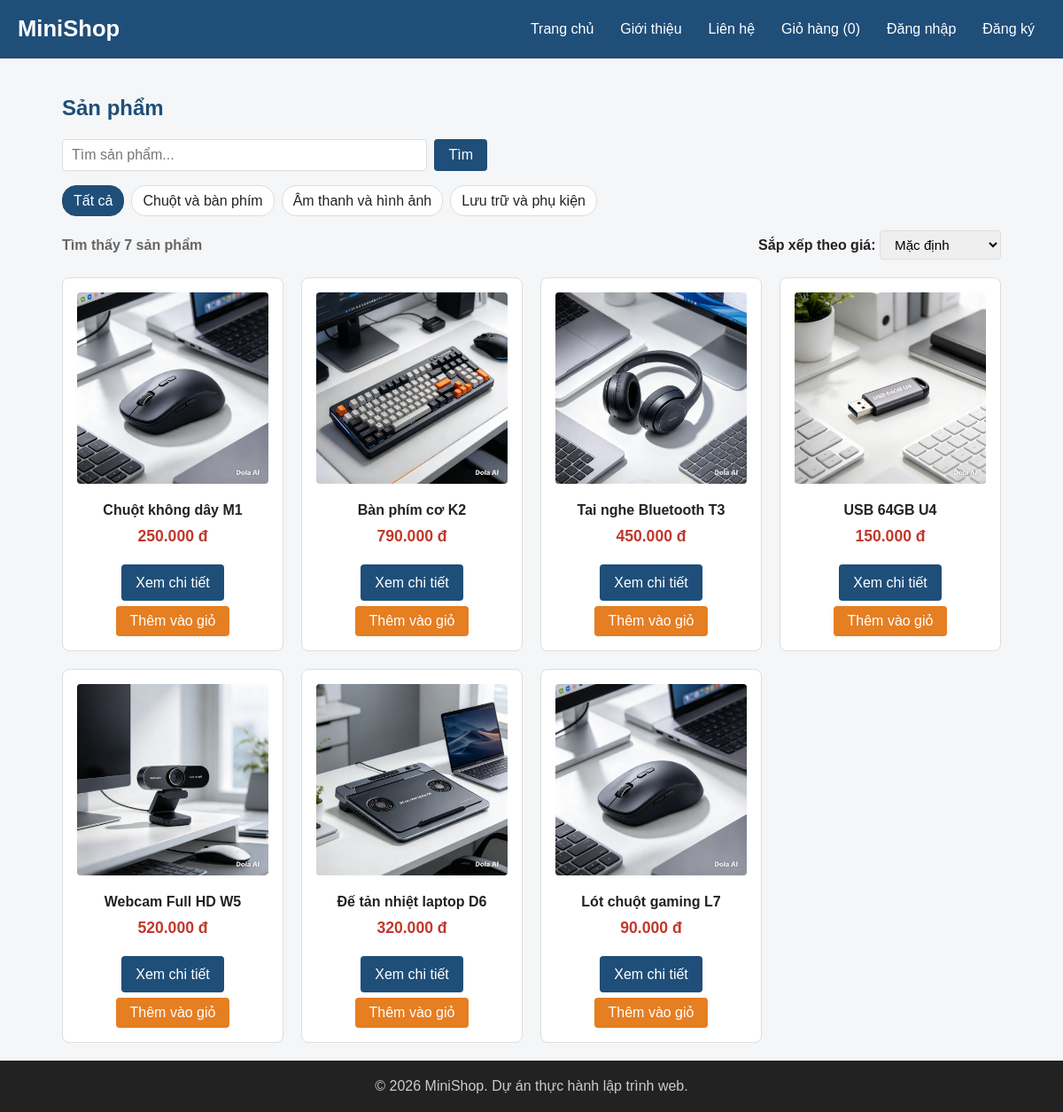
The page / on the database its author committed.
### tables this page shows
CREATE TABLE categories (
    id INT UNSIGNED AUTO_INCREMENT PRIMARY KEY,
    name VARCHAR(100) NOT NULL
);

CREATE TABLE products (
    id INT UNSIGNED AUTO_INCREMENT PRIMARY KEY,
    category_id INT UNSIGNED NOT NULL,
    name VARCHAR(200) NOT NULL,
    price INT UNSIGNED NOT NULL,
    description TEXT,
    image VARCHAR(255) NOT NULL DEFAULT 'images/sp01.jpg',
    stock INT UNSIGNED NOT NULL DEFAULT 0,
    created_at DATETIME NOT NULL DEFAULT CURRENT_TIMESTAMP,
    FOREIGN KEY (category_id) REFERENCES categories (id)
);

### includes/functions.php (called while the page is built, shortened)
<?php
function e($value)
{
    return htmlspecialchars((string) $value, ENT_QUOTES, 'UTF-8');
}
function format_price($amount)
{
    return number_format((int) $amount, 0, ',', '.') . ' đ';
}
function url($path = '')
{
    return BASE_URL . ltrim($path, '/');
}
function current_user()
{
    return $_SESSION['user'] ?? null;
}
function is_logged_in()
{
    return current_user() !== null;
}
function cart_count()
{
    return array_sum($_SESSION['cart'] ?? []);
}

### index.php (the view, shortened to what this page needs)
<?php
require __DIR__ . '/includes/init.php';
$categoryId = (int) ($_GET['category'] ?? 0);
$keyword = trim($_GET['q'] ?? '');
$categories = $pdo->query('SELECT id, name FROM categories ORDER BY id')->fetchAll();
$sql = 'SELECT id, name, price, image FROM products';
$params = [];
$sort = $_GET['sort'] ?? '';
$orderBy = 'ORDER BY id ASC';
$sql .= ' ' . $orderBy;
$stmt = $pdo->prepare($sql);
$stmt->execute($params);
$products = $stmt->fetchAll();
require __DIR__ . '/includes/header.php';
?>
<section>
    <h2>Sản phẩm</h2>
    <form action="<?= url('index.php') ?>" method="get" class="search-form">
        <input type="search" name="q" value="<?= e($keyword) ?>" placeholder="Tìm sản phẩm...">
        <button type="submit" class="btn">Tìm</button>
    </form>
    <p class="category-bar">
        <a href="<?= url('index.php' . ($sort ? '?sort=' . urlencode($sort) : '')) ?>"
           class="<?= $categoryId === 0 ? 'active' : '' ?>">Tất cả</a>
        <?php foreach ($categories as $category): ?>
            <a href="<?= url('index.php?category=' . $category['id'] . ($sort ? '&sort=' . urlencode($sort) : '')) ?>"
               class="<?= $categoryId === $category['id'] ? 'active' : '' ?>"><?= e($category['name']) ?></a>
        <?php endforeach; ?>
    </p>
    <div style="display: flex; justify-content: space-between; align-items: center; margin: 15px 0 20px; flex-wrap: wrap; gap: 10px;">
        <p style="margin: 0; font-weight: bold; color: var(--muted);">
            Tìm thấy <?= count($products) ?> sản phẩm
        </p>
        <div>
            <label for="sort-select"><strong>Sắp xếp theo giá:</strong></label>
            <select id="sort-select" onchange="location.href = this.value;" style="padding: 6px 12px; border: 1px solid var(--border); border-radius: 4px; font-size: 0.95rem;">
                <?php
                $buildSortUrl = function($sortVal) use ($categoryId, $keyword) {
                    $queryParams = [];
                    if ($categoryId > 0) $queryParams['category'] = $categoryId;
                    if ($keyword !== '') $queryParams['q'] = $keyword;
                    if ($sortVal !== '') $queryParams['sort'] = $sortVal;
                    $qs = http_build_query($queryParams);
                    return url('index.php' . ($qs ? '?' . $qs : ''));
                };
                ?>
                <option value="<?= $buildSortUrl('') ?>" <?= $sort === '' ? 'selected' : '' ?>>Mặc định</option>
            </select>
        </div>
    </div>
    <div class="product-list">
        <?php foreach ($products as $product): ?>
        <article class="product-card">
            <img src="<?= url($product['image']) ?>" alt="<?= e($product['name']) ?>">
            <h3><?= e($product['name']) ?></h3>
            <p class="price"><?= format_price($product['price']) ?></p>
            <a href="<?= url('product.php?id=' . $product['id']) ?>" class="btn">Xem chi tiết</a>
            <form action="<?= url('cart-add.php') ?>" method="post" class="inline-form">
                <button type="submit" class="btn btn-accent">Thêm vào giỏ</button>
            </form>
        </article>
        <?php endforeach; ?>
    </div>
</section>
<?php require __DIR__ . '/includes/footer.php'; ?>

### includes/header.php (shortened to what this page needs)
<!DOCTYPE html>
<html lang="vi">
<head>
    <link rel="stylesheet" href="<?= url('css/style.css') ?>">
</head>
<body>
    <header class="site-header">
        <h1><?= APP_NAME ?></h1>
        <nav class="main-nav">
            <a href="<?= url('index.php') ?>">Trang chủ</a>
            <a href="<?= url('about.php') ?>">Giới thiệu</a>
            <a href="<?= url('contact.php') ?>">Liên hệ</a>
            <a href="<?= url('cart.php') ?>">Giỏ hàng (<span id="cart-count"><?= cart_count() ?></span>)</a>
            <?php if (is_logged_in()): ?>
                <?php if (is_admin()): ?>
                    <a href="<?= url('admin/products.php') ?>">Quản trị</a>
                <?php endif; ?>
                <a href="<?= url('profile.php') ?>">Tài khoản</a>
                <a href="<?= url('orders.php') ?>">Đơn hàng</a>
                <a href="<?= url('logout.php') ?>">Đăng xuất (<?= e(current_user()['fullname']) ?>)</a>
            <?php else: ?>
                <a href="<?= url('login.php') ?>">Đăng nhập</a>
                <a href="<?= url('register.php') ?>">Đăng ký</a>
            <?php endif; ?>
        </nav>
    </header>
    <main>

### includes/footer.php
  </main>
    <footer class="site-footer">
        <p>&copy; <?= date('Y') ?> MiniShop. Dự án thực hành lập trình web.</p>
    </footer>
</body>
</html>

### css/style.css (style rules this page uses)
:root { --primary: #1f4e79; --primary-dark: #163a5a; --accent: #e67e22; --accent-dark: #cf6d17; --text: #222222; --muted: #666666; --border: #dddddd; --bg: #f5f6f8; --white: #ffffff; --danger: #c0392b; }
* { box-sizing: border-box; }
body { margin: 0; font-family: Arial, Helvetica, sans-serif; font-size: 16px; line-height: 1.6; color: var(--text); background-color: var(--bg); }
h1, h2, h3 { line-height: 1.3; }
h2 { color: var(--primary); }
a { color: var(--primary); text-decoration: none; }
img { max-width: 100%; height: auto; }
.price { color: var(--danger); font-size: 1.1rem; font-weight: bold; }
main { max-width: 1100px; margin: 0 auto; padding: 20px; }
.site-header { display: flex; justify-content: space-between; align-items: center; flex-wrap: wrap; gap: 10px; padding: 12px 20px; background-color: var(--primary); color: var(--white); }
.site-header h1 { margin: 0; font-size: 1.6rem; }
.main-nav { display: flex; flex-wrap: wrap; gap: 6px; }
.main-nav a { padding: 8px 12px; border-radius: 4px; color: var(--white); }
.product-list { display: grid; grid-template-columns: repeat(4, 1fr); gap: 20px; }
.product-card { padding: 16px; border: 1px solid var(--border); border-radius: 8px; background-color: var(--white); text-align: center; transition: box-shadow 0.2s, transform 0.2s; }
.product-card img { width: 100%; aspect-ratio: 1 / 1; object-fit: cover; border-radius: 4px; }
.product-card h3 { margin: 12px 0 4px; font-size: 1rem; }
.product-card .price { margin: 0 0 12px; }
.btn { display: inline-block; padding: 8px 16px; border: none; border-radius: 4px; background-color: var(--primary); color: var(--white); font-size: 1rem; font-family: inherit; cursor: pointer; }
.btn-accent { background-color: var(--accent); }
.product-card .btn { margin-top: 6px; }
body { display: flex; flex-direction: column; min-height: 100vh; }
main { flex: 1; width: 100%; }
.site-footer { padding: 16px; background-color: var(--text); color: #cccccc; text-align: center; }
.site-footer p { margin: 0; }
.search-form { display: flex; gap: 8px; max-width: 480px; margin-bottom: 12px; }
.search-form input { flex: 1; padding: 8px 10px; border: 1px solid var(--border); border-radius: 4px; font-size: 1rem; }
.category-bar { display: flex; flex-wrap: wrap; gap: 8px; margin-bottom: 16px; }
.category-bar a { padding: 4px 12px; border: 1px solid var(--border); border-radius: 16px; background-color: var(--white); text-decoration: none; color: var(--text); transition: all 0.2s; }
.category-bar a.active { border-color: var(--primary); background-color: var(--primary); color: var(--white); }
.inline-form { display: inline; }

### rows shown on the page
categories: name "Chuột và bàn phím"
categories: name "Âm thanh và hình ảnh"
categories: name "Lưu trữ và phụ kiện"
products: image (picture), name "Chuột không dây M1", price "250.000 đ"
products: image (picture), name "Bàn phím cơ K2", price "790.000 đ"
products: image (picture), name "Tai nghe Bluetooth T3", price "450.000 đ"
products: image (picture), name "USB 64GB U4", price "150.000 đ"
products: image (picture), name "Webcam Full HD W5", price "520.000 đ"
products: image (picture), name "Đế tản nhiệt laptop D6", price "320.000 đ"
products: image (picture), name "Lót chuột gaming L7", price "90.000 đ"

### other values the page prints
APP_NAME "MiniShop"
cart_count() "0"
count($products) "7"
